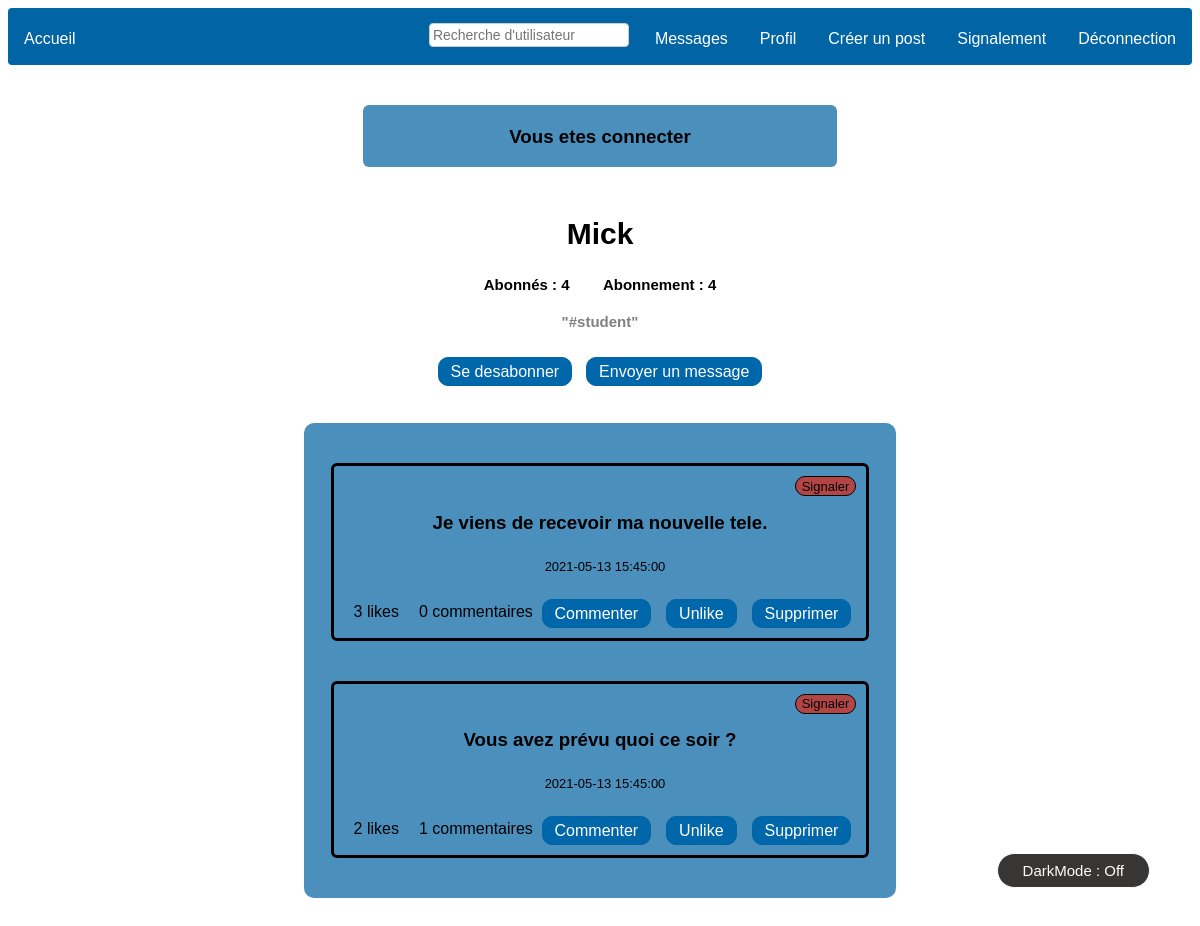
Page /WEBSITE/profile.php?profile=Mick (signed in) on the committed database.
### tables this page shows
CREATE TABLE `users` (
  `id` int(11) NOT NULL,
  `pseudo` varchar(100) NOT NULL,
  `email` varchar(100) NOT NULL,
  `mot_de_passe` varchar(100) NOT NULL,
  `admin` tinyint(1) NOT NULL,
  `private` tinyint(1) NOT NULL,
  `bio` text DEFAULT NULL
);

CREATE TABLE `posts` (
  `id_post` int(11) NOT NULL,
  `id_user` int(11) NOT NULL,
  `post` varchar(1024) NOT NULL,
  `date` datetime NOT NULL
);

### WEBSITE/profile.php (the view, shortened to what this page needs)
<?php
include('menu.php');
if (isset($_GET['profile'])) {
	$recherche = htmlspecialchars($_GET['profile']);
	$sth = "SELECT * FROM `users` WHERE pseudo='$recherche'";
	$result = mysqli_query($db, $sth);
?>
	<html>
	<head>
	</head>
	</html>
<?
	if (mysqli_num_rows($result) != 1) {
		echo "<div class=\"header\"><h2>" . $recherche . "</h2></div>";
		echo "<ul class=\"posts\"><li class=\"post\">";
		echo "<h3>Profil inexistant</h3>";
		echo "</li></ul>";
	} else {
		$access = true;
		$row = mysqli_fetch_array($result);
		$mypseudo = $_SESSION['pseudo'];
		if (isset($_SESSION['success'])) {
			echo "<div class=\"contenu\"><h3>" . $_SESSION['success'] . "<h3></div>";
		}
		echo "<div class=\"header\"><h2>" . $row['pseudo'] . "</h2></div>";
		$nbr_follower = mysqli_num_rows(mysqli_query($db, "SELECT * FROM `follow` WHERE following = '$recherche'"));
		echo "<h4 style=\"font-weight: bold;\"><a style=\"text-decoration: none;\" href=\"list_followers.php?user=" . $recherche . "\">Abonnés : " . $nbr_follower . "&nbsp;&nbsp;&nbsp;&nbsp;</a>";
		$nbr_following = mysqli_num_rows(mysqli_query($db, "SELECT * FROM `follow` WHERE follower = '$recherche'"));
		echo "<a style=\"text-decoration: none;\" href=\"list_following.php?user=" . $recherche . "\">&nbsp;&nbsp;&nbsp;&nbspAbonnement : " . $nbr_following . "</a></h4>";
		if (!empty($row['bio'])) {
			echo "<h4 style=\"font-weight: bold;\">\"" . $row['bio'] . "\"</h4>";
		}
		$sth = "SELECT * FROM `follow` WHERE follower ='$mypseudo' AND following ='$recherche'";
		$result = mysqli_query($db, $sth);
		if (mysqli_num_rows($result) >= 1 and $mypseudo != $recherche) {
			echo "<a class=\"follow\" href=follow.php?follower=" . $mypseudo . "&following=" . $recherche . "&action=0><input class=\"follow\" type=\"button\" value=\"Se desabonner\"></input></a></div>";
		} else if ($mypseudo != $recherche) {
			echo "<a class=\"follow\" href=follow.php?follower=" . $mypseudo . "&following=" . $recherche . "&action=1><input type=\"button\" class=\"follow\" value=\"S'abonner\"></input></a></div>";
		}
		if ($recherche != $_SESSION['pseudo']) {
			echo "<a class=\"follow\" href=envoi.php?reply=" . $recherche . "><input class=\"follow\" type=\"button\" value=\"Envoyer un message\"></input></a></div>";
		}
		echo "<ul class=\"posts\">";
		$id = $row['id'];
		$sth_id = "SELECT * FROM `posts` WHERE id_user='$id' ORDER BY id_post DESC";
		$res = mysqli_query($db, $sth_id);
		if ($access == true) {
			$admincheck = mysqli_query($db, "SELECT * FROM `users` WHERE pseudo='$mypseudo'");
			$myprofil = mysqli_fetch_array($admincheck);
			while ($row_post = mysqli_fetch_array($res)) {
				$id_post = $row_post['id_post'];
				$id_user = $row_post['id_user'];
				echo "<li class=\"post\">";
				echo "<a class=\"follow\" href=create_report.php?id_post=" . $id_post . "&id_user=" . $recherche . "><input class=\"report\" type=\"button\" value=\"Signaler\"></input></a></div><br>";
				echo "<h3>" . $row_post['post'] . "</h3><div class=\"date\">" . $row_post['date'] . "</div>";
				if ($recherche == $_SESSION['pseudo'] || $myprofil['admin']) {
					echo "<a class=\"delete\" href=\"delete_post.php?id=" . $id_post . "&id_user=" . $id_user . "\"><input type=\"button\" class=\"supprimer\" value=\"Supprimer\"</input></a>";
				}
				$id = $_SESSION['id'];
				$sth = "SELECT * FROM `likes` WHERE id_user ='$id' AND id_post ='$id_post'";
				$result = mysqli_query($db, $sth);
				if (mysqli_num_rows($result) >= 1) {
					echo "<a class=\"follow\" href=like.php?id_user=" . $id . "&id_post=" . $id_post . "&action=1&location=" . $recherche . "><input class=\"like\" type=\"button\" value=\"Unlike\"></input></a></div>";
				} else {
					echo "<a class=\"follow\" href=like.php?id_user=" . $id . "&id_post=" . $id_post . "&action=2&location=" . $recherche . "><input class=\"like\" type=\"button\" value=\"Like\"></input></a></div>";
				}
				$nbr_like = mysqli_num_rows(mysqli_query($db, "SELECT * FROM likes WHERE id_post='$id_post'"));
				$nbr_c = mysqli_num_rows(mysqli_query($db, "SELECT * FROM comment WHERE id_post ='$id_post'"));
				echo "<a href=\"list_likes.php?id_post=" . $id_post . "\"><div class=\"like\">" . $nbr_like . " likes</div></a>";
				echo "<a href=\"list_comment.php?id_post=" . $id_post . "&location=1\"><div class=\"like\">" . $nbr_c . " commentaires</div></a>";
				echo "<a class=\"delete\" href=\"comment.php?id_post=" . $id_post . "\"><input type=\"button\" class=\"supprimer\" value=\"Commenter\"</input></a>";
				echo "</li>";
			}
		} else {
			echo "<li class=\"post\"><h3>Compte privé</h3></li>";
		}
		echo "</ul>";
	}
	include('darkmode.php');
}
?>

### WEBSITE/CSS/style.css (style rules this page uses)
body { text-align: center; font-family: Arial, sans-serif; }
a:not([id="scrollUp"]) { color: black; }
h4 { font-size: 15px; font-weight: lighter; color: grey; }
input[type="button"].report { padding: 1.5px 6px 1.5px; color: black; background-color: #b44545; font-size: 13px; border: 1px solid; border-radius: 10px; margin: 10px; float: right; cursor: pointer; }
div[class='contenu'] { text-align: center; }
input[type="button"].follow, input[type="button"].new_mes { padding: 5px 12px 4px; color: #fff; background-color: #0067ab; font-size: 16px; border: 1px solid #0164a5; border-radius: 10px; margin-top: 10px; cursor: pointer; margin: 7px; }
input[type="button"]:not([class="follow"]):not([class="new_mes"]):not([class="report"]) { padding: 5px 12px 4px; color: #fff; background-color: #0067ab; font-size: 16px; border: 1px solid #0164a5; border-radius: 10px; margin-right: 15px; margin-bottom: 10px; float: right; display: block; cursor: pointer; }
ul[class="posts"] { list-style-type: none; margin: auto; margin-top: 30px; margin-bottom: 30px; padding: 0; overflow: hidden; background-color: #4b8fbd; width: 50%; border-radius: 10px; line-height: 25px; text-align: center; }
li[class="post"] { font-family: Arial, sans-serif; margin: auto; padding: 0; line-height: 25px; text-align: center; border: 3px solid rgb(8, 0, 0); width: 90%; margin-top: 40px; margin-bottom: 40px; border-radius: 6px; overflow: hidden; word-wrap: break-word; }
div[class="like"] { float: left; margin-left: 20px; }
div[class="contenu"] { list-style-type: none; margin: auto; margin-top: 40px; margin-bottom: 40px; padding: 0; overflow: hidden; background-color: #4b8fbd; width: 40%; border-radius: 6px; line-height: 25px; text-align: center; }
div[class="header"] { margin-top: 50px; font-size: 20px; font-family: Arial, sans-serif; }
div[class="date"] { margin-bottom: 20px; font-size: 13px; font-weight: lighter; text-align: center; margin-left: 10px; }

### rows in the picture
users: pseudo "Mick", bio "#student"
posts: post "Je viens de recevoir ma nouvelle tele.", date "2021-05-13 15:45:00", nbr_like "3", nbr_c "0"
posts: post "Vous avez prévu quoi ce soir ?", date "2021-05-13 15:45:00", nbr_like "2", nbr_c "1"

### other values in the picture
$_SESSION['success'] "Vous etes connecter"
$nbr_follower "4"
$nbr_following "4"
